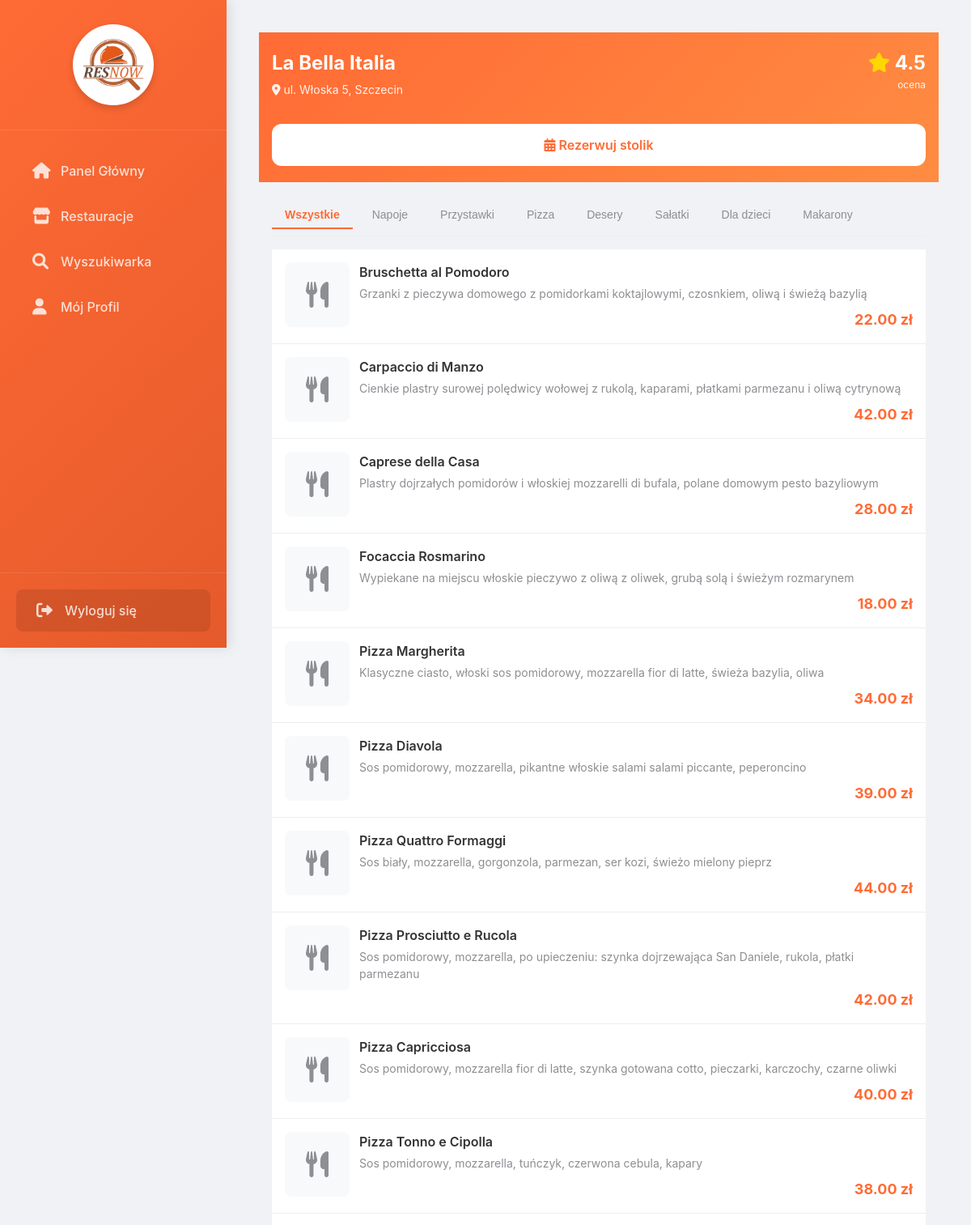
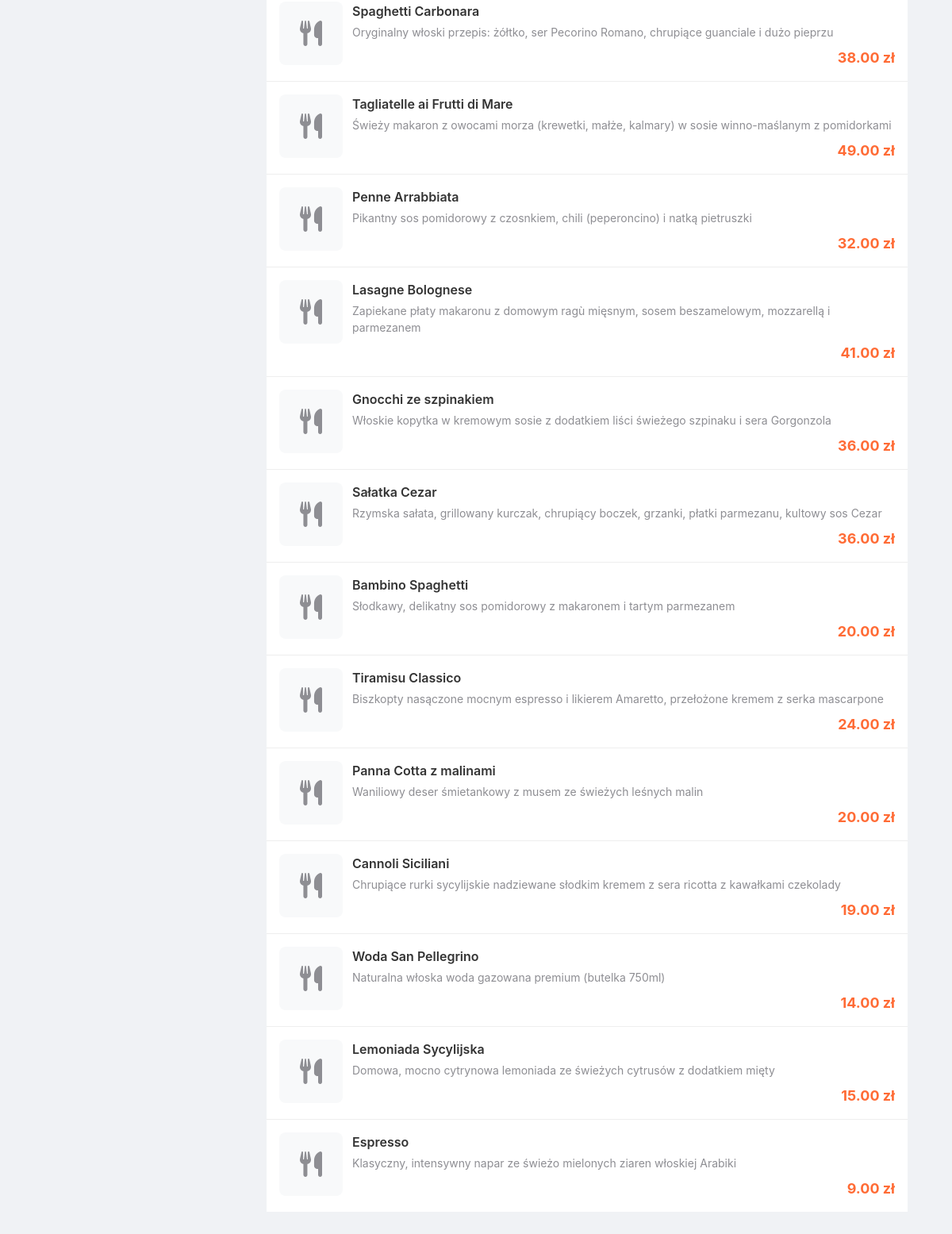
Screenshot of /client/menu/2 (signed in) with the database file from the repository (2 pictures, top to bottom).
### models.py (models this page shows, shortened)
class Restaurant(db.Model):
    __tablename__ = 'restaurants'
    id = db.Column(db.Integer, primary_key=True)
    name = db.Column(db.String(100), nullable=False)
    address = db.Column(db.String(200))
    cuisine = db.Column(db.String(100))
    rating = db.Column(db.Float)
    delivery = db.Column(db.Boolean, default=False)
    reservation = db.Column(db.Boolean, default=True)
    opening_hours = db.Column(db.String(50))
    delivery_time = db.Column(db.String(50))

class MenuItem(db.Model):
    __tablename__ = 'menu_items'
    id = db.Column(db.Integer, primary_key=True)
    restaurant_id = db.Column(db.Integer, db.ForeignKey('restaurants.id'))
    name = db.Column(db.String(100))
    price = db.Column(db.Float)
    category = db.Column(db.String(50))
    description = db.Column(db.Text)
    available = db.Column(db.Boolean, default=True)
    restaurant = db.relationship('Restaurant', backref='menu_items')

### app.py (the view)
@app.route('/client/menu/<int:restaurant_id>')
@login_required
def client_menu(restaurant_id):
    if session.get('role') != 'client':
        flash('Brak dostępu', 'danger')
        return redirect(url_for('login'))
    restaurant = Restaurant.query.get(restaurant_id)
    if not restaurant:
        flash('Restauracja nie znaleziona', 'danger')
        return redirect(url_for('client_restaurants'))
    menu_items = MenuItem.query.filter_by(restaurant_id=restaurant_id).all()
    categories = list(set([item.category for item in menu_items]))
    return render_template('client/menu_mobile.html',
                           restaurant=restaurant,
                           menu_items=menu_items,
                           categories=categories)

### app.py (called while the page is built)
@app.context_processor
def inject_now():
    return {'now': datetime.now()}

def login_required(f):
    @wraps(f)
    def decorated_function(*args, **kwargs):
        if 'user_id' not in session:
            flash('Proszę się zalogować', 'warning')
            return redirect(url_for('login'))
        return f(*args, **kwargs)
    return decorated_function

### templates/client/menu_mobile.html (shortened to what this page needs)
{% extends "mobile_layout.html" %}
{% block content %}
<div class="mobile-container">
    <div class="menu-header">
        <div style="display: flex; justify-content: space-between; align-items: start; margin-bottom: 12px;">
            <div>
                <h1 style="margin: 0; font-size: 24px;">{{ restaurant.name }}</h1>
                <div style="font-size: 14px; opacity: 0.9; margin-top: 4px;">
                    <i class="fas fa-map-marker-alt"></i> {{ restaurant.address }}
                </div>
            </div>
            <div style="text-align: right;">
                <div style="font-size: 24px; font-weight: 700;">
                    <i class="fas fa-star" style="color: #FFD700;"></i> {{ restaurant.rating }}
                </div>
                <div style="font-size: 12px; opacity: 0.9;">ocena</div>
            </div>
        </div>
        <div style="display: flex; gap: 12px; margin-top: 16px;">
            <a href="{{ url_for('client_reservation', restaurant_id=restaurant.id) }}"
               class="btn-mobile"
               style="background: white; color: var(--primary-orange); flex: 1;">
                <i class="fas fa-calendar-alt"></i> Rezerwuj stolik
            </a>
        </div>
    </div>
    <div class="menu-tabs">
        <button class="menu-tab active" onclick="filterCategory('all')">Wszystkie</button>
        {% for category in categories %}
        <button class="menu-tab" onclick="filterCategory('{{ category }}')">{{ category }}</button>
        {% endfor %}
    </div>
    <div id="menuItems">
        {% for item in menu_items %}
        <div class="menu-item" data-category="{{ item.category }}" style="{% if not item.available %}opacity: 0.6;{% endif %}">
            <div class="item-image">
                <i class="fas fa-utensils fa-2x"></i>
            </div>
            <div class="item-content">
                <div class="item-name">
                    {{ item.name }}
                </div>
                <div class="item-desc">{{ item.description }}</div>
                <div style="display: flex; justify-content: flex-end; align-items: center; margin-top: 8px;">
                    <div class="item-price">{{ "%.2f"|format(item.price) }} zł</div>
                </div>
            </div>
        </div>
        {% endfor %}
    </div>
</div>
{% endblock %}

### static/css/mobile.css (style rules this page uses)
:root { --primary-orange: #FF6B35; --primary-orange-light: #FF8C42; --primary-orange-dark: #E55A2B; --white: #FFFFFF; --light-gray: #F5F5F7; --gray: #8E8E93; --dark-gray: #636366; --dark: #1C1C1E; --black: #000000; --success: #34C759; --warning: #FF9500; --danger: #FF3B30; --info: #007AFF; --background: #FFFFFF; --card-background: #FFFFFF; --shadow: 0 2px 10px rgba(0, 0, 0, 0.08); --shadow-heavy: 0 4px 20px rgba(0, 0, 0, 0.15); --radius-sm: 8px; --radius-md: 12px; --radius-lg: 16px; --radius-xl: 24px; --spacing-xs: 4px; --spacing-sm: 8px; --spacing-md: 16px; --spacing-lg: 24px; --spacing-xl: 32px; }
* { margin: 0; padding: 0; box-sizing: border-box; }
body { font-family: -apple-system, BlinkMacSystemFont, 'Segoe UI', Roboto, Oxygen, Ubuntu, Cantarell, sans-serif; background-color: var(--background); color: var(--dark); line-height: 1.5; -webkit-font-smoothing: antialiased; -moz-osx-font-smoothing: grayscale; }
.mobile-container { max-width: 480px; margin: 0 auto; padding: 16px; }
.btn-mobile { display: block; width: 100%; padding: 14px; border-radius: var(--radius-md); border: none; background-color: var(--primary-orange); color: white; font-size: 16px; font-weight: 600; text-align: center; text-decoration: none; cursor: pointer; margin-top: 16px; }

### templates/mobile_layout.html (style rules this page uses)
:root { --primary-orange: #FF6B35; --gradient-orange: linear-gradient(135deg, #FF6B35, #E55A2B); --dark-gray: #333333; --light-bg: #f8f9fa; }
body { margin: 0; padding: 0; font-family: -apple-system, BlinkMacSystemFont, "Segoe UI", Roboto, sans-serif; background-color: var(--light-bg); color: var(--dark-gray); }
@media (min-width: 992px) { body { display: flex; background-color: #f0f2f5; } }
@media (min-width: 992px) { .mobile-container, .container { width: 100%; max-width: 1100px; margin: 0 auto; } }

### templates/client/menu_mobile.html (style rules this page uses)
.menu-header { background: linear-gradient(135deg, #FF6B35, #FF8C42); color: white; padding: 20px 16px; margin: -16px -16px 16px -16px; }
.menu-tabs { display: flex; overflow-x: auto; gap: 8px; padding: 8px 0; margin-bottom: 16px; border-bottom: 1px solid #eee; }
.menu-tab { padding: 8px 16px; border: none; background: none; white-space: nowrap; font-size: 14px; color: var(--gray); border-bottom: 2px solid transparent; }
.menu-tab.active { color: var(--primary-orange); border-bottom-color: var(--primary-orange); font-weight: 600; }
.menu-item { display: flex; gap: 12px; padding: 16px; border-bottom: 1px solid #eee; background: white; }
.menu-item:last-child { border-bottom: none; }
.item-image { width: 80px; height: 80px; background: #f8f9fa; border-radius: 8px; display: flex; align-items: center; justify-content: center; color: var(--gray); }
.item-content { flex: 1; }
.item-name { font-weight: 600; margin-bottom: 4px; font-size: 16px; }
.item-desc { font-size: 14px; color: var(--gray); margin-bottom: 8px; }
.item-price { font-weight: 700; color: var(--primary-orange); font-size: 18px; }

### rows the page displays
Restaurant: name "La Bella Italia", address "ul. Włoska 5, Szczecin", rating "4.5"
MenuItem: category "Napoje", name "Woda San Pellegrino", description "Naturalna włoska woda gazowana premium (butelka 750ml)", price "14.00"
MenuItem: category "Przystawki", name "Bruschetta al Pomodoro", description "Grzanki z pieczywa domowego z pomidorkami koktajlowymi, czosnkiem, oliwą i świeżą bazylią", price "22.00"
MenuItem: category "Pizza", name "Pizza Margherita", description "Klasyczne ciasto, włoski sos pomidorowy, mozzarella fior di latte, świeża bazylia, oliwa", price "34.00"
MenuItem: category "Desery", name "Tiramisu Classico", description "Biszkopty nasączone mocnym espresso i likierem Amaretto, przełożone kremem z serka mascarpone", price "24.00"
MenuItem: category "Sałatki", name "Sałatka Cezar", description "Rzymska sałata, grillowany kurczak, chrupiący boczek, grzanki, płatki parmezanu, kultowy sos Cezar", price "36.00"
MenuItem: category "Dla dzieci", name "Bambino Spaghetti", description "Słodkawy, delikatny sos pomidorowy z makaronem i tartym parmezanem", price "20.00"
MenuItem: category "Makarony", name "Spaghetti Carbonara", description "Oryginalny włoski przepis: żółtko, ser Pecorino Romano, chrupiące guanciale i dużo pieprzu", price "38.00"
MenuItem: name "Carpaccio di Manzo", description "Cienkie plastry surowej polędwicy wołowej z rukolą, kaparami, płatkami parmezanu i oliwą cytrynową", price "42.00"
MenuItem: name "Caprese della Casa", description "Plastry dojrzałych pomidorów i włoskiej mozzarelli di bufala, polane domowym pesto bazyliowym", price "28.00"
MenuItem: name "Focaccia Rosmarino", description "Wypiekane na miejscu włoskie pieczywo z oliwą z oliwek, grubą solą i świeżym rozmarynem", price "18.00"
MenuItem: name "Pizza Diavola", description "Sos pomidorowy, mozzarella, pikantne włoskie salami salami piccante, peperoncino", price "39.00"
MenuItem: name "Pizza Quattro Formaggi", description "Sos biały, mozzarella, gorgonzola, parmezan, ser kozi, świeżo mielony pieprz", price "44.00"
MenuItem: name "Pizza Prosciutto e Rucola", description "Sos pomidorowy, mozzarella, po upieczeniu: szynka dojrzewająca San Daniele, rukola, płatki parmezanu", price "42.00"
MenuItem: name "Pizza Capricciosa", description "Sos pomidorowy, mozzarella fior di latte, szynka gotowana cotto, pieczarki, karczochy, czarne oliwki", price "40.00"
MenuItem: name "Pizza Tonno e Cipolla", description "Sos pomidorowy, mozzarella, tuńczyk, czerwona cebula, kapary", price "38.00"
MenuItem: name "Tagliatelle ai Frutti di Mare", description "Świeży makaron z owocami morza (krewetki, małże, kalmary) w sosie winno-maślanym z pomidorkami", price "49.00"
MenuItem: name "Penne Arrabbiata", description "Pikantny sos pomidorowy z czosnkiem, chili (peperoncino) i natką pietruszki", price "32.00"
MenuItem: name "Lasagne Bolognese", description "Zapiekane płaty makaronu z domowym ragù mięsnym, sosem beszamelowym, mozzarellą i parmezanem", price "41.00"
MenuItem: name "Gnocchi ze szpinakiem", description "Włoskie kopytka w kremowym sosie z dodatkiem liści świeżego szpinaku i sera Gorgonzola", price "36.00"
MenuItem: name "Panna Cotta z malinami", description "Waniliowy deser śmietankowy z musem ze świeżych leśnych malin", price "20.00"
MenuItem: name "Cannoli Siciliani", description "Chrupiące rurki sycylijskie nadziewane słodkim kremem z sera ricotta z kawałkami czekolady", price "19.00"
MenuItem: name "Lemoniada Sycylijska", description "Domowa, mocno cytrynowa lemoniada ze świeżych cytrusów z dodatkiem mięty", price "15.00"
MenuItem: name "Espresso", description "Klasyczny, intensywny napar ze świeżo mielonych ziaren włoskiej Arabiki", price "9.00"
